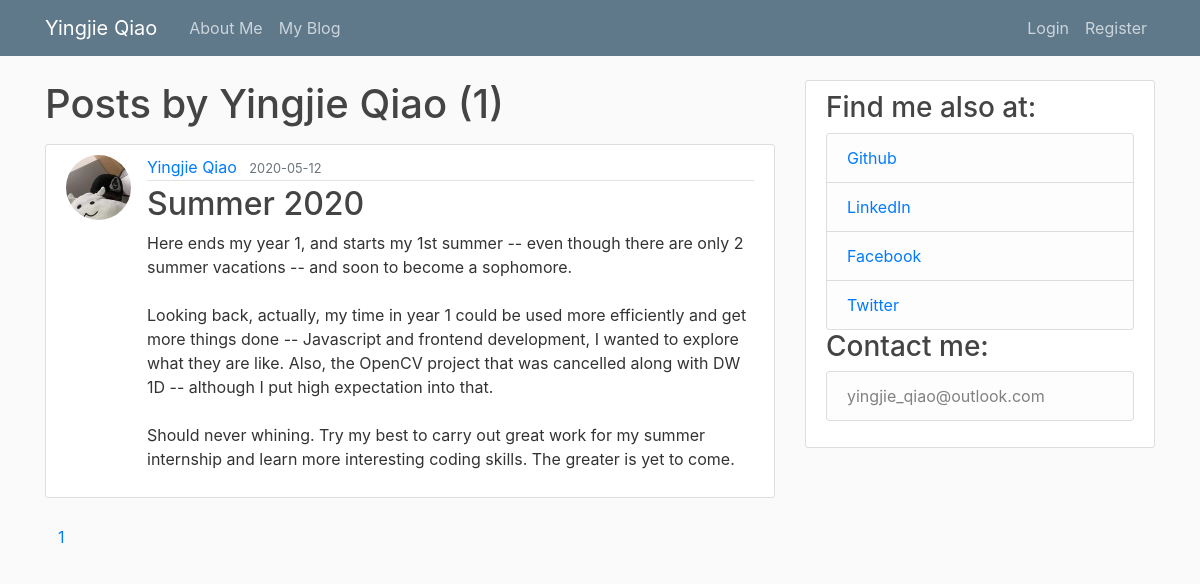
Page /user/Yingjie Qiao on the committed database.
### me_main/models.py (models this page shows, shortened)
class User(db.Model, UserMixin):
    id = db.Column(db.Integer, primary_key=True)               # "primary_key" means it is a unique key
    username = db.Column(db.String(20), unique=True, nullable=False)
    email = db.Column(db.String(120), unique=True, nullable=False)
    image_file = db.Column(db.String(20), nullable=False, default='default.jpg') # by default, unique=False
    password = db.Column(db.String(60), nullable=False)
    posts = db.relationship('Post', backref='author', lazy=True)
    comments = db.relationship('Comment', backref='author', lazy='dynamic')

class Post(db.Model, UserMixin):
    id = db.Column(db.Integer, primary_key=True)
    title = db.Column(db.String(100), nullable=False)
    date_posted = db.Column(db.DateTime, nullable=False, default=datetime.utcnow)
    content = db.Column(db.Text, nullable=False)
    user_id = db.Column(db.Integer, db.ForeignKey('user.id'), nullable=False)
    comments = db.relationship('Comment', backref='post', lazy='dynamic')

### me_main/users/routes.py (the view)
@users.route('/user/<string:username>')
def user_posts(username):
    page = request.args.get("page", 1, type=int)
    user = User.query.filter_by(username=username).first_or_404()
    posts = Post.query.filter_by(author=user)\
        .order_by(Post.date_posted.desc())\
        .paginate(page=page, per_page=3)
    return render_template("user_posts.html", user=user, posts=posts)

### me_main/templates/user_posts.html (shortened to what this page needs)
{% extends "layout.html" %}
{% block content %}
    <h1 class="mb-3">Posts by {{ user.username }} ({{ posts.total }})</h1>
    {% for post in posts.items %}
        <article class="media content-section">
            <img class="rounded-circle article-img" src="{{ url_for('static', filename='profile_pics/' + post.author.image_file) }}">
            <div class="media-body">
                <div class="article-metadata">
                    <a class="mr-2" href="{{ url_for("users.user_posts", username=post.author.username) }}">{{ post.author.username }}</a>
                    <small class="text-muted">{{ post.date_posted.strftime('%Y-%m-%d') }}</small>
                </div>
                <h2><a class="article-title" href="{{ url_for('posts.post', post_id=post.id) }}">{{ post.title }}</a></h2>
                <p class="article-content">{{ post.content }}</p>
            </div>
        </article>
    {% endfor %}
    {% for page_num in posts.iter_pages() %}
        {% if page_num %}
            {% if posts.page == page_num %}
                <a class="btn btn-outline mb-4" href="{{ url_for("users.user_posts", username=user.username, page=page_num) }}">{{ page_num }}</a>
            {% else %}
                <a class="btn btn-outline-info mb-4" href="{{ url_for("users.user_posts", username=user.username, page=page_num) }}">{{ page_num }}</a>
            {% endif %}
        {% endif %}
    {% endfor %}
{% endblock content %}

### me_main/templates/layout.html (shortened to what this page needs)
<!DOCTYPE html>
<html>
<head>
    <link rel="stylesheet" href="https://maxcdn.bootstrapcdn.com/bootstrap/4.0.0/css/bootstrap.min.css">
    <link rel="stylesheet" type="text/css" href="{{ url_for('static', filename='main.css') }}">
</head>
<body>
    <header class="site-header">
      <nav class="navbar navbar-expand-md navbar-dark bg-steel fixed-top">
        <div class="container">
          <a class="navbar-brand mr-4" href="/">Yingjie Qiao</a>
          <div class="collapse navbar-collapse" id="navbarToggle">
            <div class="navbar-nav mr-auto">
                <a class="nav-item nav-link" href="{{ url_for('main.about') }}">About Me</a>
              <a class="nav-item nav-link" href="{{ url_for('main.home') }}">My Blog</a>
            </div>
            <div class="navbar-nav">
              {% if current_user.is_authenticated %}
                <a class="nav-item nav-link" href="{{ url_for('posts.new_post') }}">New Post</a>
                <a class="nav-item nav-link" href="{{ url_for('users.account') }}">Account</a>
                <a class="nav-item nav-link" href="{{ url_for('users.logout') }}">Logout</a>
              {% else %}
                <a class="nav-item nav-link" href="{{ url_for('users.login') }}">Login</a>
                <a class="nav-item nav-link" href="{{ url_for('users.register') }}">Register</a>
              {% endif %}
            </div>
          </div>
        </div>
      </nav>
    </header>
    <main role="main" class="container">
      <div class="row">
        <div class="col-md-8">
          {% block content %}{% endblock %}
        </div>
        <div class="col-md-4">
          <div class="content-section">
            <h3>Find me also at:</h3>
              <ul class="list-group">
                <li class="list-group-item list-group-item-light"><a href="https://github.com/YingjieQiao">Github</a></li>
                <li class="list-group-item list-group-item-light"><a href="https://www.linkedin.com/in/yingjie-qiao/">LinkedIn</a></li>
                <li class="list-group-item list-group-item-light"><a href="https://www.facebook.com/yingjie.qiao.54">Facebook</a></li>
                  <li class="list-group-item list-group-item-light"><a href="https://twitter.com/yingjie_qiao">Twitter</a></li>
              </ul>
              <h3>Contact me:</h3>
              <ul class="list-group">
                <li class="list-group-item list-group-item-light">yingjie_qiao@outlook.com</li>
              </ul>
          </div>
        </div>
      </div>
    </main>
</body>
</html>

### me_main/static/main.css (style rules this page uses)
body { background: #fafafa; color: #333333; margin-top: 5rem; }
h1, h2, h3, h4, h5, h6 { color: #444444; }
.bg-steel { background-color: #5f788a; }
.site-header .navbar-nav .nav-link { color: #cbd5db; }
.content-section { background: #ffffff; padding: 10px 20px; border: 1px solid #dddddd; border-radius: 3px; margin-bottom: 20px; }
.article-title { color: #444444; }
.article-content { white-space: pre-line; }
.article-img { height: 65px; width: 65px; margin-right: 16px; }
.article-metadata { padding-bottom: 1px; margin-bottom: 4px; border-bottom: 1px solid #e3e3e3 }

### rows in the picture
User: username "Yingjie Qiao"
Post: image_file (picture), author.username "Yingjie Qiao", date_posted "2020-05-12", title "Summer 2020", content "Here ends my year 1, and starts my 1st summer -- even though there are only 2 summer vacations -- and soon to become a sophomore. Looking back, actually, my time in year 1 could be used more efficiently and get more things done -- Javascript and frontend development, I wanted to explore what they are like. Also, the OpenCV project that was cancelled along with DW 1D -- although I put high expectation into that. Should never whining. Try my best to carry out great work for my summer internship and learn more interesting coding skills. The greater is yet to come."

### other values in the picture
{{ posts.total }} "1"
{{ page_num }} "1"
